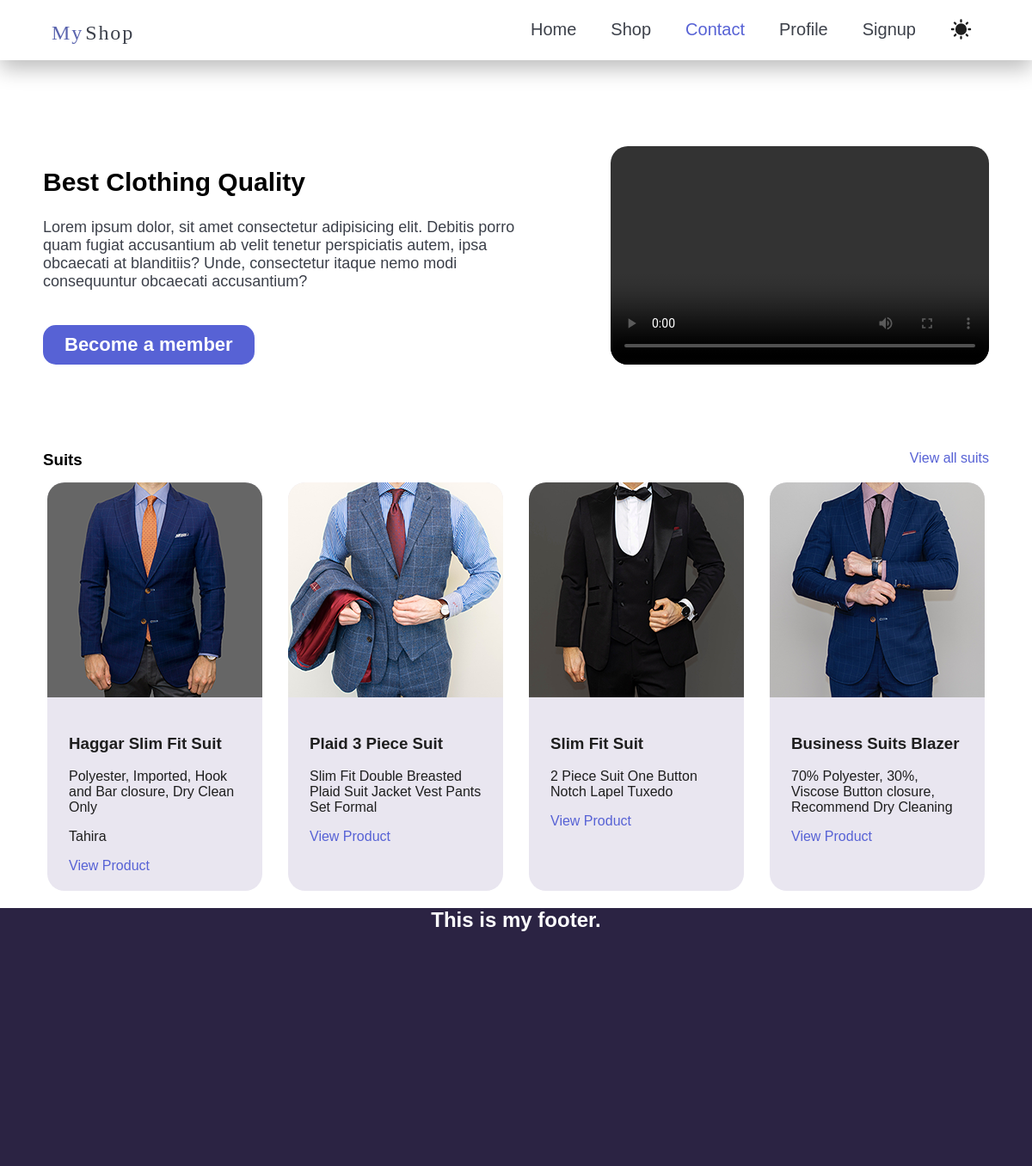
/, run on an earlier commit of the app's database.
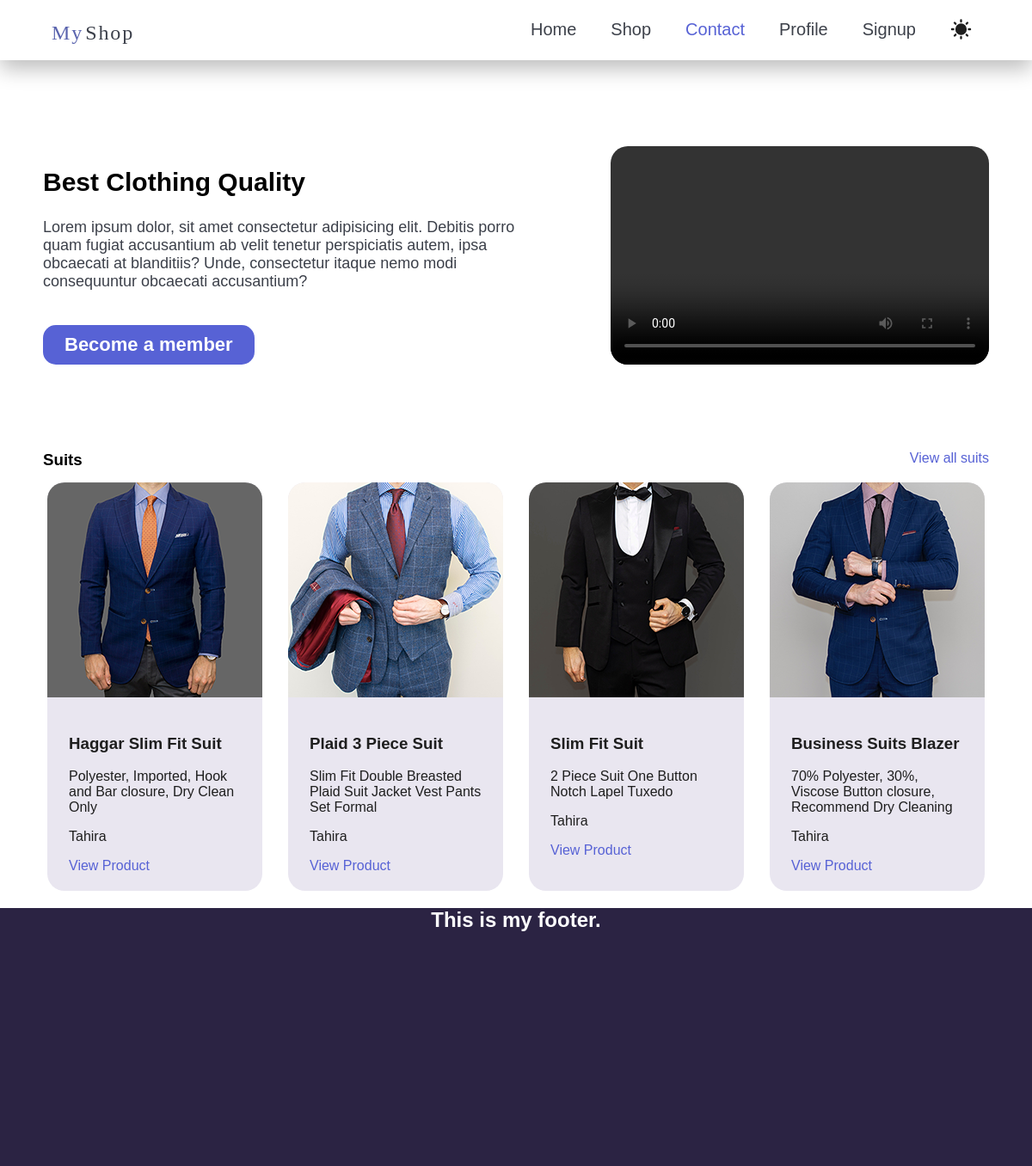
And on a later commit of the database.
### products/models.py (models this page shows, shortened)
class Product(models.Model):
    title = models.CharField(max_length=50)
    description = models.TextField()
    category = models.ManyToManyField(Category)  # Many-to-Many relationship with Category model
    image = models.ImageField(blank=True, upload_to='product-img')  # upload_to='product-img' This location only for this Model
    brand = models.ForeignKey(Brand, on_delete=models.CASCADE, null=True) # One-to-Many relationship with Brand model
    price = models.PositiveIntegerField()
    slug = models.SlugField(blank=True)
    is_bestselller = models.BooleanField(default=False)
    suggestion = models.ManyToManyField('self') #  Many-to-Many Relationship with itself say that same model relationship

class Brand(models.Model):
    title = models.CharField(max_length=50)
    logo = models.ImageField()
    address = models.OneToOneField(Address, on_delete=models.CASCADE, null=True)  # one-to-one relationship with Address model

### products/views.py (the view, shortened to what this page needs)
# urls.py: path('', IndexView.as_view(), name='Home'),
class IndexView(View):
    def get(self, request):
        products = Product.objects.all().order_by('id')[:4]  # Product models load
        return render(request, "products/home.html",{
            "products":products,
        })

### products/templates/products/home.html (shortened to what this page needs)
{% extends "base.html" %}
{% load static %}
{% block css %}{% static "products/style.css" %}{% endblock %}
{% block body %}
    {% include "snippets/header.html" %}
    <section id="intro">
        <div style="width: 50%;">
            <h1>Best Clothing Quality</h1>
            <p>Lorem ipsum dolor, sit amet consectetur adipisicing elit. Debitis porro quam fugiat accusantium ab velit tenetur perspiciatis autem, ipsa obcaecati at blanditiis? Unde, consectetur itaque nemo modi consequuntur obcaecati accusantium?</p>
            <a onclick="hideNav()">Become a member</a>
        </div>
        <video controls>
            <source src="video/intro-video.mp4">
        </video>
    </section>
    <div class="product-nav">
        <h3>Suits</h3>
        <a href="{% url "pro_cat" "suits" %}">View all suits</a>
    </div>
    <main id="products-intro">
        {% for product in products %}
        <div class="product-card">
            <img src="{{product.image.url}}" class="product-img">
            <div style="padding:20px 25px">
                <h3>{{product.title}}</h3>
                <p>{{product.description}}</p>
                {% if product.brand %}
                    <p>{{product.brand.title}}</p>
                {% endif %}
                <a href="{% url "product_page" product.brand.title product.slug %}">View Product</a>
            </div>
        </div>
        {% endfor %}
    </main>
    <footer>
        <h2>This is my footer.</h2>
    </footer>
{% endblock %}

### templates/base.html (shortened to what this page needs)
{% load static %}
<!DOCTYPE html>
<html lang="en">
<head>
    <Link rel="stylesheet" href="{% block css %}{% endblock %}">
</head>
<body>
    {%block body %}{%endblock%}
</body>
</html>

### templates/snippets/header.html (shortened to what this page needs)
<header>{% load static %}
    <img src="{% static "img/brand-logo.svg" %}" width="100" alt="myshop logo">
    <nav class="main-nav">
        <a href="{% url "Home" %}">Home</a>
        <a href="shop.html">Shop</a>
        <a href="contact.html" id="selected">Contact</a>
        <a href="profile.html">Profile</a>
        <a href="{% url "Signup" %}">Signup</a>
    </nav>
</header>

### products/static/products/style.css (style rules this page uses)
body { font-family: Arial, Helvetica, sans-serif; margin: 0; }
header { display: flex; padding: 0 5%; justify-content: space-between; background-color: white; box-shadow: 0px 10px 25px #00000043; height: 70px; }
header img { padding-top: 12px; }
.main-nav { padding: 10px; display: flex; column-gap: 40px; padding-top: 18px; }
.main-nav a { font-size: 20px; color: #3d414a; text-decoration: none; transition-duration: 0.3s; padding-top: 5px; }
#selected { color: #5762D5; }
#sun-icon { transform: translateY(-5px); }
#intro { display: flex; width: 1100px; margin: 100px auto; justify-content: space-between; }
#intro h1 { font-size: 30px; }
#intro p { font-size: 18px; margin-bottom: 40px; color: #3C404A; }
#intro a { background-color: #5762D5; color: white; padding: 10px 25px; font-size: 22px; font-weight: bold; border-radius: 15px; transition-duration: 0.3s; display: block; width: fit-content; animation: slide-up 1s; }
video { width: 40%; border-radius: 20px; }
.product-nav { display: flex; justify-content:space-between; width: 1100px; margin: 15px auto; }
.product-nav h3 { margin: 0; }
.product-nav a, main a { color: #5762D5; text-decoration: none; transition-duration: 0.3s; }
#products-intro { display: flex; flex-wrap: wrap; justify-content: center; width: 1100px; margin: auto; gap: 30px 30px; }
.product-card { background-color: #e9e6f0; color: #1E1E1E; border-radius: 20px; width: 250px; }
.product-img { border-radius: 20px 20px 0 0; transition-duration: 0.3s; }
footer { background-color: #2B2343; height: 300px; width: 100%; color: white; text-align: center; }

What changed in the data, as far as the page shows it:
changed Product "Plaid 3 Piece Suit": brand_id empty → 1 (drawn); brand (not shown) → "Tahira"
changed Product "Slim Fit Suit": brand_id empty → 1 (drawn); brand (not shown) → "Tahira"
changed Product "Business Suits Blazer": brand_id empty → 1 (drawn); brand (not shown) → "Tahira"
